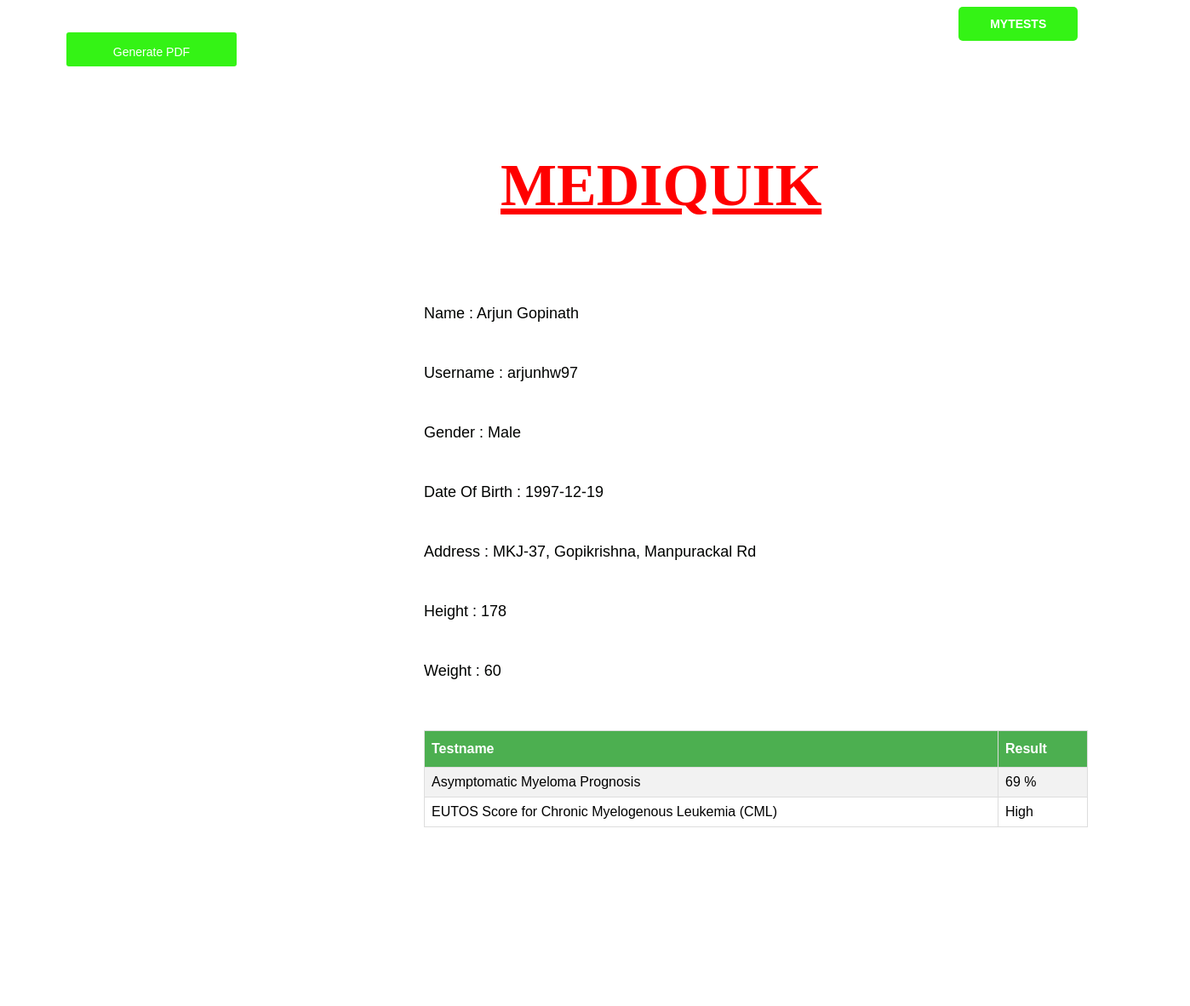
The page /generate.php (signed in) on the database its author committed.
### tables this page shows
CREATE TABLE `userinfo` (
  `firstname` varchar(20) NOT NULL,
  `lastname` varchar(20) NOT NULL,
  `gender` varchar(20) NOT NULL,
  `dateofbirth` date NOT NULL,
  `username` varchar(20) NOT NULL,
  `password` varchar(20) NOT NULL,
  `address` varchar(100) NOT NULL,
  `phoneno:` varchar(10) NOT NULL,
  `email` varchar(20) NOT NULL,
  `height` int(3) NOT NULL,
  `weight` int(3) NOT NULL
);

CREATE TABLE `tests` (
  `testname` varchar(100) NOT NULL,
  `username` varchar(30) NOT NULL,
  `value` varchar(30) NOT NULL,
  `unit` varchar(25) NOT NULL,
  `type` varchar(2) NOT NULL,
  `report` varchar(2) NOT NULL,
  `filename` varchar(10) NOT NULL
);

### generate.php (the view, shortened to what this page needs)
<?php
$a = $_SESSION['username'];
?>
<!DOCTYPE html>
<html>
<head>
   <link rel="stylesheet" type="text/css" href="css/gen.css">
</head>
<body>
<form method="post" action="">
<input type="submit" name="b1" class="btn" value="MYTESTS">
</form>
<form method="post" action="">
<div class="container" id="#content">
<h3 class="h7">MEDIQUIK</h3>
<?php
        $db = 'medi';
        $user = 'arjun';
        $pass = '123';
        $conn = mysqli_connect('localhost',$user,$pass,$db);
        $sql = "SELECT * FROM `userinfo` WHERE username='$a';";
        $res = mysqli_query($conn, $sql);
        $r = mysqli_fetch_assoc($res);
        echo "<div class='l1'> Name : ".$r['firstname']." ".$r['lastname']."</div>";
        echo "<div class='l2'> Username : ".$r['username']." "."</div>";
        echo "<div class='l3'> Gender : ".$r['gender']." "."</div>";
        echo "<div class='l4'> Date Of Birth : ".$r['dateofbirth']." "."</div>";
        echo "<div class='l5'> Address : ".$r['address']." "."</div>";
        echo "<div class='l6'> Height : ".$r['height']." "."</div>";
        echo "<div class='l7'> Weight : ".$r['weight']." "."</div>";
?>
<table border="1" class="table">
    <th>Testname</th>
    <th>Result</th>
    <?php
       $sql="SELECT * FROM tests WHERE username='$a' AND report='G'";
       $res=mysqli_query($conn,$sql);
       while($row=mysqli_fetch_assoc($res))
       {
         $t = $row['testname'];
         $r = $row['value'];
         $u = $row['unit'];
    ?>
      <tr>
      <td><?php echo $t ?> </td>
      <td><?php echo $r." ". $u ?></td>
      </tr>
    <?php
     }
    ?>
</table>
</div>
<button id="cmd" class="btn1">Generate PDF</button>
</form>
</body>
</html>

### css/gen.css (style rules this page uses)
body { background: #eee; width: 100%; height: 100%; background: url('images/MQ.jpg') ; position: absolute; }
.container { overflow: auto; position: absolute; width: 1300px; height: 1000px; position: absolute; margin-left: 80px; margin-top: 150px; border-radius: 10px; background: #FFFFFF; }
.h7 { text-decoration: underline; margin-top: 20px; margin-left: 500px; position: absolute; font-size: 70px; color: #FF0000; }
.table { position: absolute; margin-top: 700px; margin-left: 410px; }
.table { font-family: "Trebuchet MS", Arial, Helvetica, sans-serif; border-collapse: collapse; width: 60%; }
.table td, .table th { border: 1px solid #ddd; padding: 8px; }
.table tr:nth-child(even) { background-color: #f2f2f2; }
.table th { padding-top: 12px; padding-bottom: 12px; text-align: left; background-color: #4CAF50; color: white; }
.btn { width: 140px; height: 40px; background: #34f315; font-size: 14px; margin-right: 10%; font-weight: bold; border-radius: 5px; border: none; color: #fff; position: absolute; right: 0px; }
.l1 { position: absolute; font-size: 18px; margin-left: 400px; margin-top: 200px; font-family: Arial; color: #000200; padding-left: 10px; }
.l2 { position: absolute; font-size: 18px; font-family: Arial; margin-left: 400px; margin-top: 270px; color: #000200; padding-left: 10px; }
.l3 { position: absolute; font-size: 18px; font-family: Arial; color: #000200; margin-left: 400px; margin-top: 340px; padding-left: 10px; }
.l4 { position: absolute; font-size: 18px; font-family: Arial; color: #000200; margin-left: 400px; margin-top: 410px; padding-left: 10px; }
.l5 { position: absolute; font-size: 18px; font-family: Arial; color: #000200; margin-left: 400px; margin-top: 480px; padding-left: 10px; }
.l6 { position: absolute; font-size: 18px; font-family: Arial; color: #000200; margin-top: 25px; margin-left: 400px; margin-top: 550px; padding-left: 10px; }
.l7 { position: absolute; font-size: 18px; font-family: Arial; color: #000200; margin-left: 400px; margin-top: 620px; padding-left: 10px; }
.btn1 { position: absolute; background: #34f315; width: 200px; height: 40px; margin-top: 30px; border: 0; margin-left: 70px; padding: 15px; border-top-left-radius: 3px; border-top-right-radius: 3px; border-bottom-left-radius: 3px; border-bottom-right-radius: 3px; color: #FFFFFF; font-size: 14px; }

### rows shown on the page
userinfo: firstname "Arjun", lastname "Gopinath", username "arjunhw97", gender "Male", dateofbirth "1997-12-19", address "MKJ-37, Gopikrishna, Manpurackal Rd", height "178", weight "60"
tests: testname "Asymptomatic Myeloma Prognosis", value "69", unit "%"
tests: testname "EUTOS Score for Chronic Myelogenous Leukemia (CML)", value "High"
